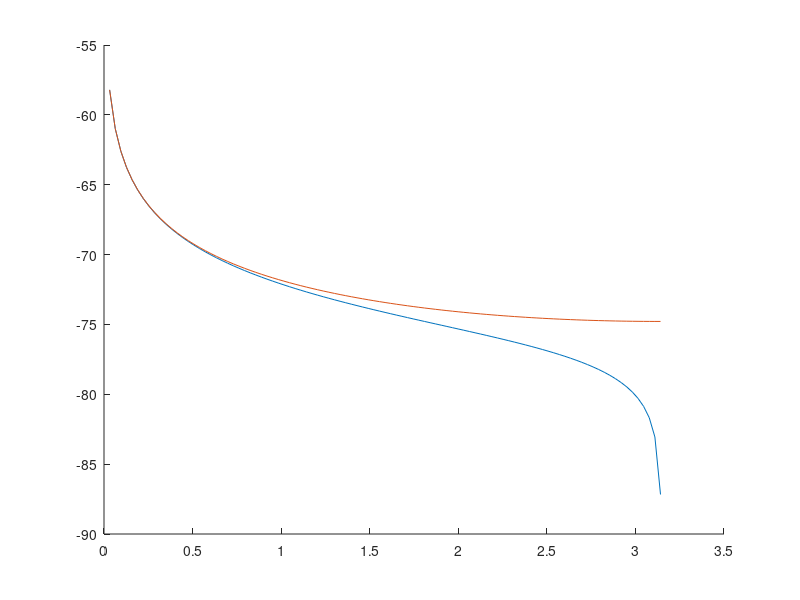

Write MATLAB code to recreate this figure.
%% Constants
% Fundamental
hbar = 6.62607004e-34/(2*pi);
q_e = 1.60217662e-19;
m_e = 9.109e-31;
eV = 1.60217662e-19;
c = 2.9979e8;
alpha = 1/137;

% Functions
v = @(E) c*sqrt(1 - 1./gamma(MeV).^2);
E_e = @(MeV) MeV*1e6*eV;

% Experiment
Z_Ca40 = 20;
Z_e = 1;
E_250MeV = E_e(250);
theta = load("data/theta.tsv");
cross_section = load("data/cross_section.tsv");



%%
% functions
p = @(E, m) sqrt((E/c).^2 - (m*c)^2);
gamma = @(E, m) E/(m*c^2);
v = @(E, m) c*sqrt(1 - 1./gamma(E, m).^2);


E_experiment = 250e6*eV;         % (250 MeV)


p_e = p(E_experiment, m_e);
v_e = v(E_experiment, m_e);


%%
%x = lsqcurvfit(f(x), x0, xdata, ydata)

beta = v(E_experiment, m_e)/c;

cross_ruth = @(E, theta) (Z_e*Z_Ca40*alpha*hbar*c)^2./(4*beta^4*E^2*sin(theta/2).^4);
cross_mott = @(E, theta) cross_ruth(E, theta).*(1 - beta^2*sin(theta/2).^2);


theta_vect = linspace(0, pi, 100);
cross_section = cross_mott(E_experiment, theta_vect);
cross_section_ruth = cross_ruth(E_experiment, theta_vect);

clf
hold on 
plot(theta_vect, log(cross_section))
plot(theta_vect, log(cross_section_ruth))
